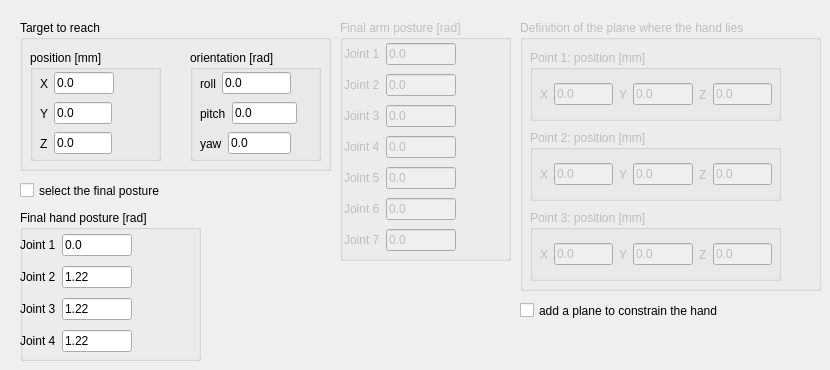
   <widget class="QWidget" name="tab__move">
    <attribute name="title">
     <string>Move settings</string>
    </attribute>
    <widget class="QGroupBox" name="groupBox_target">
     <property name="geometry">
      <rect>
       <x>20</x>
       <y>20</y>
       <width>311</width>
       <height>151</height>
      </rect>
     </property>
     <property name="title">
      <string>Target to reach</string>
     </property>
     <widget class="QGroupBox" name="groupBox_target_pos">
      <property name="geometry">
       <rect>
        <x>10</x>
        <y>30</y>
        <width>131</width>
        <height>111</height>
       </rect>
      </property>
      <property name="title">
       <string>position [mm]</string>
      </property>
      <widget class="QWidget" name="layoutWidget_20">
       <property name="geometry">
        <rect>
         <x>10</x>
         <y>50</y>
         <width>72</width>
         <height>27</height>
        </rect>
       </property>
       <layout class="QHBoxLayout" name="horizontalLayout_41">
        <item>
         <widget class="QLabel" name="label_128">
          <property name="text">
           <string>Y</string>
          </property>
         </widget>
        </item>
        <item>
         <widget class="QLineEdit" name="lineEdit_target_y">
          <property name="text">
           <string>0.0</string>
          </property>
         </widget>
        </item>
       </layout>
      </widget>
      <widget class="QWidget" name="layoutWidget_21">
       <property name="geometry">
        <rect>
         <x>10</x>
         <y>80</y>
         <width>72</width>
         <height>27</height>
        </rect>
       </property>
       <layout class="QHBoxLayout" name="horizontalLayout_42">
        <item>
         <widget class="QLabel" name="label_129">
          <property name="text">
           <string>Z</string>
          </property>
         </widget>
        </item>
        <item>
         <widget class="QLineEdit" name="lineEdit_target_z">
          <property name="text">
           <string>0.0</string>
          </property>
         </widget>
        </item>
       </layout>
      </widget>
      <widget class="QWidget" name="layoutWidget_eng_tol_pos_7">
       <property name="geometry">
        <rect>
         <x>10</x>
         <y>20</y>
         <width>74</width>
         <height>27</height>
        </rect>
       </property>
       <layout class="QHBoxLayout" name="horizontalLayout_43">
        <item>
         <widget class="QLabel" name="label_130">
          <property name="text">
           <string>X</string>
          </property>
         </widget>
        </item>
        <item>
         <widget class="QLineEdit" name="lineEdit_target_x">
          <property name="text">
           <string>0.0</string>
          </property>
         </widget>
        </item>
       </layout>
      </widget>
     </widget>
     <widget class="QGroupBox" name="groupBox_target_orientation">
      <property name="geometry">
       <rect>
        <x>170</x>
        <y>30</y>
        <width>131</width>
        <height>111</height>
       </rect>
      </property>
      <property name="title">
       <string>orientation [rad]</string>
      </property>
      <widget class="QWidget" name="layoutWidget_22">
       <property name="geometry">
        <rect>
         <x>10</x>
         <y>50</y>
         <width>97</width>
         <height>27</height>
        </rect>
       </property>
       <layout class="QHBoxLayout" name="horizontalLayout_50">
        <item>
         <widget class="QLabel" name="label_138">
          <property name="text">
           <string>pitch</string>
          </property>
         </widget>
        </item>
        <item>
         <widget class="QLineEdit" name="lineEdit_target_pitch">
          <property name="text">
           <string>0.0</string>
          </property>
         </widget>
        </item>
       </layout>
      </widget>
      <widget class="QWidget" name="layoutWidget_23">
       <property name="geometry">
        <rect>
         <x>10</x>
         <y>80</y>
         <width>91</width>
         <height>27</height>
        </rect>
       </property>
       <layout class="QHBoxLayout" name="horizontalLayout_51">
        <item>
         <widget class="QLabel" name="label_139">
          <property name="text">
           <string>yaw</string>
          </property>
         </widget>
        </item>
        <item>
         <widget class="QLineEdit" name="lineEdit_target_yaw">
          <property name="text">
           <string>0.0</string>
          </property>
         </widget>
        </item>
       </layout>
      </widget>
      <widget class="QWidget" name="layoutWidget_eng_tol_pos_8">
       <property name="geometry">
        <rect>
         <x>10</x>
         <y>20</y>
         <width>91</width>
         <height>27</height>
        </rect>
       </property>
       <layout class="QHBoxLayout" name="horizontalLayout_52">
        <item>
         <widget class="QLabel" name="label_140">
          <property name="text">
           <string>roll</string>
          </property>
         </widget>
        </item>
        <item>
         <widget class="QLineEdit" name="lineEdit_target_roll">
          <property name="text">
           <string>0.0</string>
          </property>
         </widget>
        </item>
       </layout>
      </widget>
     </widget>
    </widget>
    <widget class="QCheckBox" name="checkBox_sel_final_posture">
     <property name="geometry">
      <rect>
       <x>20</x>
       <y>180</y>
       <width>211</width>
       <height>21</height>
      </rect>
     </property>
     <property name="text">
      <string>select the final posture</string>
     </property>
    </widget>
    <widget class="QGroupBox" name="groupBox_final_arm">
     <property name="enabled">
      <bool>false</bool>
     </property>
     <property name="geometry">
      <rect>
       <x>340</x>
       <y>20</y>
       <width>171</width>
       <height>241</height>
      </rect>
     </property>
     <property name="title">
      <string>Final arm posture [rad]</string>
     </property>
     <widget class="QWidget" name="layoutWidget_2">
      <property name="geometry">
       <rect>
        <x>4</x>
        <y>20</y>
        <width>112</width>
        <height>221</height>
       </rect>
      </property>
      <layout class="QVBoxLayout" name="verticalLayout_6">
       <item>
        <layout class="QHBoxLayout" name="horizontalLayout_46">
         <item>
          <widget class="QLabel" name="label_131">
           <property name="text">
            <string>Joint 1</string>
           </property>
          </widget>
         </item>
         <item>
          <widget class="QLineEdit" name="lineEdit_final_arm_1">
           <property name="text">
            <string>0.0</string>
           </property>
          </widget>
         </item>
        </layout>
       </item>
       <item>
        <layout class="QHBoxLayout" name="horizontalLayout_45">
         <item>
          <widget class="QLabel" name="label_132">
           <property name="text">
            <string>Joint 2</string>
           </property>
          </widget>
         </item>
         <item>
          <widget class="QLineEdit" name="lineEdit_final_arm_2">
           <property name="text">
            <string>0.0</string>
           </property>
          </widget>
         </item>
        </layout>
       </item>
       <item>
        <layout class="QHBoxLayout" name="horizontalLayout_44">
         <item>
          <widget class="QLabel" name="label_133">
           <property name="text">
            <string>Joint 3</string>
           </property>
          </widget>
         </item>
         <item>
          <widget class="QLineEdit" name="lineEdit_final_arm_3">
           <property name="text">
            <string>0.0</string>
           </property>
          </widget>
         </item>
        </layout>
       </item>
       <item>
        <layout class="QHBoxLayout" name="horizontalLayout_28">
         <item>
          <widget class="QLabel" name="label_134">
           <property name="text">
            <string>Joint 4</string>
           </property>
          </widget>
         </item>
         <item>
          <widget class="QLineEdit" name="lineEdit_final_arm_4">
           <property name="text">
            <string>0.0</string>
           </property>
          </widget>
         </item>
        </layout>
       </item>
       <item>
        <layout class="QHBoxLayout" name="horizontalLayout_27">
         <item>
          <widget class="QLabel" name="label_135">
           <property name="text">
            <string>Joint 5</string>
           </property>
          </widget>
         </item>
         <item>
          <widget class="QLineEdit" name="lineEdit_final_arm_5">
           <property name="text">
            <string>0.0</string>
           </property>
          </widget>
         </item>
        </layout>
       </item>
       <item>
        <layout class="QHBoxLayout" name="horizontalLayout_25">
         <item>
          <widget class="QLabel" name="label_136">
           <property name="text">
            <string>Joint 6</string>
           </property>
          </widget>
         </item>
         <item>
          <widget class="QLineEdit" name="lineEdit_final_arm_6">
           <property name="text">
            <string>0.0</string>
           </property>
          </widget>
         </item>
        </layout>
       </item>
       <item>
        <layout class="QHBoxLayout" name="horizontalLayout_19">
         <item>
          <widget class="QLabel" name="label_137">
           <property name="text">
            <string>Joint 7</string>
           </property>
          </widget>
         </item>
         <item>
          <widget class="QLineEdit" name="lineEdit_final_arm_7">
           <property name="text">
            <string>0.0</string>
           </property>
          </widget>
         </item>
        </layout>
       </item>
      </layout>
     </widget>
    </widget>
    <widget class="QCheckBox" name="checkBox_add_plane">
     <property name="geometry">
      <rect>
       <x>520</x>
       <y>300</y>
       <width>251</width>
       <height>21</height>
      </rect>
     </property>
     <property name="text">
      <string>add a plane to constrain the hand  </string>
     </property>
    </widget>
    <widget class="QGroupBox" name="groupBox_plane">
     <property name="enabled">
      <bool>false</bool>
     </property>
     <property name="geometry">
      <rect>
       <x>520</x>
       <y>20</y>
       <width>301</width>
       <height>271</height>
      </rect>
     </property>
     <property name="title">
      <string>Definition of the plane where the hand lies </string>
     </property>
     <widget class="QGroupBox" name="groupBox_plane_point_1">
      <property name="geometry">
       <rect>
        <x>10</x>
        <y>30</y>
        <width>251</width>
        <height>71</height>
       </rect>
      </property>
      <property name="title">
       <string>Point 1: position [mm]</string>
      </property>
      <widget class="QWidget" name="layoutWidget_3">
       <property name="geometry">
        <rect>
         <x>10</x>
         <y>30</y>
         <width>232</width>
         <height>29</height>
        </rect>
       </property>
       <layout class="QHBoxLayout" name="horizontalLayout_62">
        <item>
         <layout class="QHBoxLayout" name="horizontalLayout_55">
          <item>
           <widget class="QLabel" name="label_147">
            <property name="text">
             <string>X</string>
            </property>
           </widget>
          </item>
          <item>
           <widget class="QLineEdit" name="lineEdit_point_1_x">
            <property name="text">
             <string>0.0</string>
            </property>
           </widget>
          </item>
         </layout>
        </item>
        <item>
         <layout class="QHBoxLayout" name="horizontalLayout_53">
          <item>
           <widget class="QLabel" name="label_141">
            <property name="text">
             <string>Y</string>
            </property>
           </widget>
          </item>
          <item>
           <widget class="QLineEdit" name="lineEdit_point_1_y">
            <property name="text">
             <string>0.0</string>
            </property>
           </widget>
          </item>
         </layout>
        </item>
        <item>
         <layout class="QHBoxLayout" name="horizontalLayout_54">
          <item>
           <widget class="QLabel" name="label_146">
            <property name="text">
             <string>Z</string>
            </property>
           </widget>
          </item>
          <item>
           <widget class="QLineEdit" name="lineEdit_point_1_z">
            <property name="text">
             <string>0.0</string>
            </property>
           </widget>
          </item>
         </layout>
        </item>
       </layout>
      </widget>
     </widget>
     <widget class="QGroupBox" name="groupBox_plane_point_2">
      <property name="geometry">
       <rect>
        <x>10</x>
        <y>110</y>
        <width>251</width>
        <height>71</height>
       </rect>
      </property>
      <property name="title">
       <string>Point 2: position [mm]</string>
      </property>
      <widget class="QWidget" name="layoutWidget_8">
       <property name="geometry">
        <rect>
         <x>10</x>
         <y>30</y>
         <width>232</width>
         <height>29</height>
        </rect>
       </property>
       <layout class="QHBoxLayout" name="horizontalLayout_63">
        <item>
         <layout class="QHBoxLayout" name="horizontalLayout_56">
          <item>
           <widget class="QLabel" name="label_148">
            <property name="text">
             <string>X</string>
            </property>
           </widget>
          </item>
          <item>
           <widget class="QLineEdit" name="lineEdit_point_2_x">
            <property name="text">
             <string>0.0</string>
            </property>
           </widget>
          </item>
         </layout>
        </item>
        <item>
         <layout class="QHBoxLayout" name="horizontalLayout_57">
          <item>
           <widget class="QLabel" name="label_149">
            <property name="text">
             <string>Y</string>
            </property>
           </widget>
          </item>
          <item>
           <widget class="QLineEdit" name="lineEdit_point_2_y">
            <property name="text">
             <string>0.0</string>
            </property>
           </widget>
          </item>
         </layout>
        </item>
        <item>
         <layout class="QHBoxLayout" name="horizontalLayout_58">
          <item>
           <widget class="QLabel" name="label_150">
            <property name="text">
             <string>Z</string>
            </property>
           </widget>
          </item>
          <item>
           <widget class="QLineEdit" name="lineEdit_point_2_z">
            <property name="text">
             <string>0.0</string>
            </property>
           </widget>
          </item>
         </layout>
        </item>
       </layout>
      </widget>
     </widget>
     <widget class="QGroupBox" name="groupBox_plane_point_3">
      <property name="geometry">
       <rect>
        <x>10</x>
        <y>190</y>
        <width>251</width>
        <height>71</height>
       </rect>
      </property>
      <property name="title">
       <string>Point 3: position [mm]</string>
      </property>
      <widget class="QWidget" name="layoutWidget_9">
       <property name="geometry">
        <rect>
         <x>10</x>
         <y>30</y>
         <width>232</width>
         <height>29</height>
        </rect>
       </property>
       <layout class="QHBoxLayout" name="horizontalLayout_64">
        <item>
         <layout class="QHBoxLayout" name="horizontalLayout_59">
          <item>
           <widget class="QLabel" name="label_151">
            <property name="text">
             <string>X</string>
            </property>
           </widget>
          </item>
          <item>
           <widget class="QLineEdit" name="lineEdit_point_3_x">
            <property name="text">
             <string>0.0</string>
            </property>
           </widget>
          </item>
         </layout>
        </item>
        <item>
         <layout class="QHBoxLayout" name="horizontalLayout_60">
          <item>
           <widget class="QLabel" name="label_152">
            <property name="text">
             <string>Y</string>
            </property>
           </widget>
          </item>
          <item>
           <widget class="QLineEdit" name="lineEdit_point_3_y">
            <property name="text">
             <string>0.0</string>
            </property>
           </widget>
          </item>
         </layout>
        </item>
        <item>
         <layout class="QHBoxLayout" name="horizontalLayout_61">
          <item>
           <widget class="QLabel" name="label_153">
            <property name="text">
             <string>Z</string>
            </property>
           </widget>
          </item>
          <item>
           <widget class="QLineEdit" name="lineEdit_point_3_z">
            <property name="text">
             <string>0.0</string>
            </property>
           </widget>
          </item>
         </layout>
        </item>
       </layout>
      </widget>
     </widget>
    </widget>
    <widget class="QGroupBox" name="groupBox_final_hand">
     <property name="geometry">
      <rect>
       <x>20</x>
       <y>210</y>
       <width>181</width>
       <height>151</height>
      </rect>
     </property>
     <property name="title">
      <string>Final hand posture [rad]</string>
     </property>
     <widget class="QWidget" name="layoutWidget_4">
      <property name="geometry">
       <rect>
        <x>0</x>
        <y>20</y>
        <width>112</width>
        <height>128</height>
       </rect>
      </property>
      <layout class="QVBoxLayout" name="verticalLayout_38">
       <item>
        <layout class="QHBoxLayout" name="horizontalLayout_49">
         <item>
          <widget class="QLabel" name="label_142">
           <property name="text">
            <string>Joint 1</string>
           </property>
          </widget>
         </item>
         <item>
          <widget class="QLineEdit" name="lineEdit_final_hand_1">
           <property name="text">
            <string>0.0</string>
           </property>
          </widget>
         </item>
        </layout>
       </item>
       <item>
        <layout class="QHBoxLayout" name="horizontalLayout_48">
         <item>
          <widget class="QLabel" name="label_143">
           <property name="text">
            <string>Joint 2</string>
           </property>
          </widget>
         </item>
         <item>
          <widget class="QLineEdit" name="lineEdit_final_hand_2">
           <property name="text">
            <string>1.22</string>
           </property>
          </widget>
         </item>
        </layout>
       </item>
       <item>
        <layout class="QHBoxLayout" name="horizontalLayout_47">
         <item>
          <widget class="QLabel" name="label_144">
           <property name="text">
            <string>Joint 3</string>
           </property>
          </widget>
         </item>
         <item>
          <widget class="QLineEdit" name="lineEdit_final_hand_3">
           <property name="text">
            <string>1.22</string>
           </property>
          </widget>
         </item>
        </layout>
       </item>
       <item>
        <layout class="QHBoxLayout" name="horizontalLayout_26">
         <item>
          <widget class="QLabel" name="label_145">
           <property name="text">
            <string>Joint 4</string>
           </property>
          </widget>
         </item>
         <item>
          <widget class="QLineEdit" name="lineEdit_final_hand_4">
           <property name="text">
            <string>1.22</string>
           </property>
          </widget>
         </item>
        </layout>
       </item>
      </layout>
     </widget>
    </widget>
   </widget>
